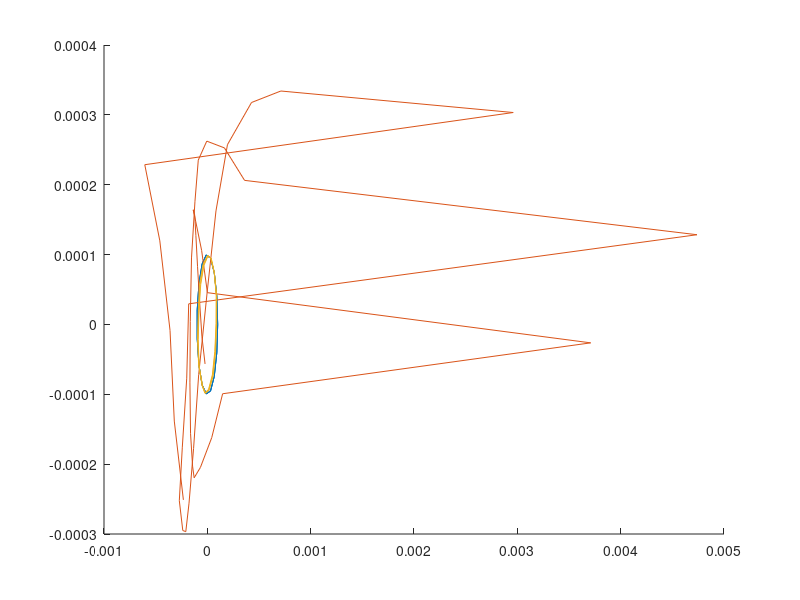

Write MATLAB code to recreate this figure.
clear;

% constants
c = 300000000;
r = 10000;

% syms a;
% f = 100e3;
% k = (2*pi*f)/c;
% func = (a*besselj(0, a*r))/sqrt(a^2 - k^2);
% sommerfeld_id = int(func, 0, 0.01);

% solution lists
needed_size = (100-10)/2;
exact_solns = zeros(1, needed_size);
matlab_integral_solns = zeros(1, needed_size);
trapezoid_solns = zeros(1, needed_size);
ruffa_solns = zeros(1, needed_size);

i = 1;
for f = 10e3:2e3:100e3
    k = (2*pi*f)/c;
    
    % exact solutions
    S0 = exp(-1j*k*r)/r;
    exact_solns(i) = S0;
    
    % matlab integral solutions
%     F1 = @(a) (a.*besselj(0, a.*r))/sqrt(k^2 - a.^2);
%     I1 = -1j*integral(F1, 0, k, 'ArrayValued', true);
%     F2 = @(a) (a.*besselj(0, a.*r))/sqrt(a.^2 - k^2);
%     I2 = integral(F2, k, 200*k, 'ArrayValued', true);
%     S1 = I1 + I2;
%     matlab_integral_solns(i) = S1;
    
    % trapezoid solutions 
    x0 = 0; % lower bound
    x1 = 0.9*k; % upper bound
    y0 = (x0*besselj(0, x0*r))/sqrt(k^2 - x0^2);
    y1 = (x1*besselj(0, x1*r))/sqrt(k^2 - x1^2);
    h = x1 - x0;
    S2_1 = (h/2)*(y0 + y1);
    
    N = 100;
    S2_2 = 0;
    for n = 1.1:1:N
        x0 = n*k; % lower bound
        x1 = n*k + 1*k; % upper bound
        y0 = (x0*besselj(0, x0*r))/sqrt(x0^2 - k^2);
        y1 = (x1*besselj(0, x1*r))/sqrt(x1^2 - k^2);
        h = x1 - x0;
        S2_2 = S2_2 + (h/2)*(y0 + y1);
    end
        
    S2 = -1j*S2_1 + S2_2;
    trapezoid_solns(i) = S2;
    
    % ruffa solutions
    N = 15; % number of iterations
    RR = 0; % solution to summations
    x0 = 0; % lower bound
    x1 = k; % upper bound
    for n = 1:N
        for m = 1:2^(n-1)
            a_R = ((2*m-1)*x1+(2^n-2*m+1)*x0)/(2^n);
            %RR = RR + (-1)^(m+1)*2^(-n)*((0+m*(k-0)/(2^n))*besselj(0, (0+m*(k-0)/(2^n))*r))/sqrt(k^2 - (0+m*(k-0)/(2^n))^2);
            RR = RR + (a_R*besselj(0, a_R*r))/sqrt(k^2 - a_R^2);
        end
    end
    S3_1 = (x1-x0)/(2^N)*RR;
    
    N = 15; % number of iterations
    RR = 0; % solution to summations
    x0 = k; % lower bound
    x1 = 100*k; % upper bound
    for n = 1:N
        for m = 1:2^(n-1)
            a_R = ((2*m-1)*x1+(2^n-2*m+1)*x0)/(2^n);
            %RR = RR + (-1)^(m+1)*2^(-n)*((k+m*(b-k)/(2^n))*besselj(0, (k+m*(b-k)/(2^n))*r))/sqrt(k^2 - (k+m*(b-k)/(2^n))^2);
            RR = RR + (a_R*besselj(0, a_R*r))/sqrt(a_R^2 - k^2);
        end
    end
    S3_2 = (x1-x0)/(2^N)*RR;
    
    S3 = -1j*S3_1 + S3_2;
    ruffa_solns(i) = S3;

    % increment index
    i = i + 1;
end

%plot(matlab_integral_solns)
hold on
plot(exact_solns)
plot(trapezoid_solns)
plot(ruffa_solns)
hold off